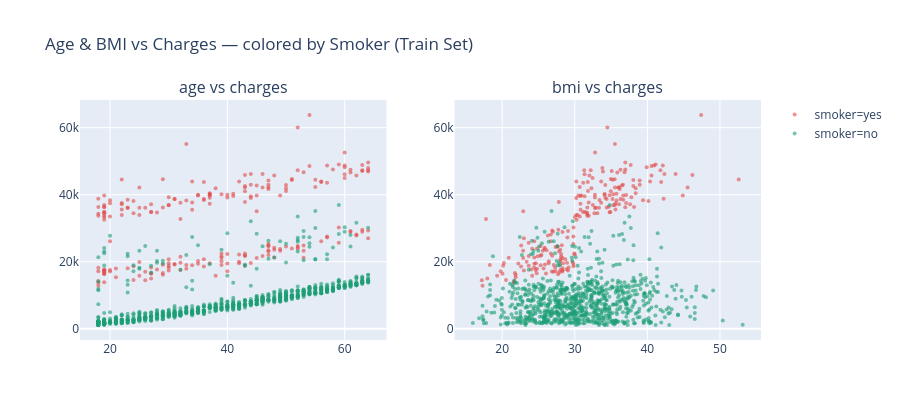

The code cell stored with this chart in its notebook:
### Code cell
# Scatter plots colored by smoker — reveals the main pattern
fig = make_subplots(rows=1, cols=2,
                    subplot_titles=['age vs charges', 'bmi vs charges'])

for smoker_val, color in [('yes', '#E24B4A'), ('no', '#1D9E75')]:
    mask = df_train['smoker'] == smoker_val
    fig.add_trace(
        go.Scatter(x=df_train.loc[mask, 'age'],
                   y=df_train.loc[mask, 'charges'],
                   mode='markers', name=f'smoker={smoker_val}',
                   marker=dict(color=color, size=4, opacity=0.6)),
        row=1, col=1
    )
    fig.add_trace(
        go.Scatter(x=df_train.loc[mask, 'bmi'],
                   y=df_train.loc[mask, 'charges'],
                   mode='markers', name=f'smoker={smoker_val}',
                   marker=dict(color=color, size=4, opacity=0.6),
                   showlegend=False),
        row=1, col=2
    )

fig.update_layout(title='Age & BMI vs Charges — colored by Smoker (Train Set)',
                  height=420)
fig.show()

### Figure 1 — Plotly figure (JSON) as saved in the notebook; plotly's stock layout.template omitted (floating-point values rounded to 4 significant figures; data arrays with more than 128 entries replaced by an {"elided": "..."} marker saying what was removed)
{"data": [{"marker": {"color": "#E24B4A", "opacity": 0.6, "size": 4}, "mode": "markers", "name": "smoker=yes", "type": "scatter", "x": {"elided": "222 int values"}, "xaxis": "x", "y": {"elided": "222 float values"}, "yaxis": "y"}, {"marker": {"color": "#E24B4A", "opacity": 0.6, "size": 4}, "mode": "markers", "name": "smoker=yes", "showlegend": false, "type": "scatter", "x": {"elided": "222 float values"}, "xaxis": "x2", "y": {"elided": "222 float values"}, "yaxis": "y2"}, {"marker": {"color": "#1D9E75", "opacity": 0.6, "size": 4}, "mode": "markers", "name": "smoker=no", "type": "scatter", "x": {"elided": "848 int values"}, "xaxis": "x", "y": {"elided": "848 float values"}, "yaxis": "y"}, {"marker": {"color": "#1D9E75", "opacity": 0.6, "size": 4}, "mode": "markers", "name": "smoker=no", "showlegend": false, "type": "scatter", "x": {"elided": "848 float values"}, "xaxis": "x2", "y": {"elided": "848 float values"}, "yaxis": "y2"}], "layout": {"annotations": [{"font": {"size": 16}, "showarrow": false, "text": "age vs charges", "x": 0.225, "xanchor": "center", "xref": "paper", "y": 1, "yanchor": "bottom", "yref": "paper"}, {"font": {"size": 16}, "showarrow": false, "text": "bmi vs charges", "x": 0.775, "xanchor": "center", "xref": "paper", "y": 1, "yanchor": "bottom", "yref": "paper"}], "height": 420, "title": {"text": "Age & BMI vs Charges — colored by Smoker (Train Set)"}, "xaxis": {"anchor": "y", "domain": [0, 0.45]}, "xaxis2": {"anchor": "y2", "domain": [0.55, 1]}, "yaxis": {"anchor": "x", "domain": [0, 1]}, "yaxis2": {"anchor": "x2", "domain": [0, 1]}}}
